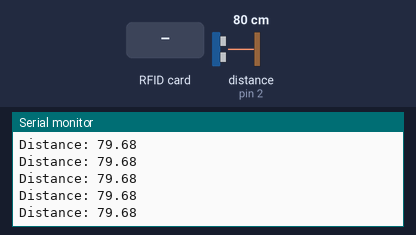
Recording of a sketch running on a simulated Arduino Uno, built with avr-gcc and run on an emulated ATmega328P. Shown: the last lines printed to the serial monitor. Wiring (inferred from the names in the program): ultrasonic range finder: trigger pin 3; echo pin 2. Inputs (shaded band) come from the test bench; at power-on: distance to the obstacle (sensor on pin 2) 80 cm. The echo pulse lasts 58.3 µs per cm.

Above: at 1.2 s.
1.3 s: distance to the obstacle (sensor on pin 2) set to 120 cm
At 1.49 s:
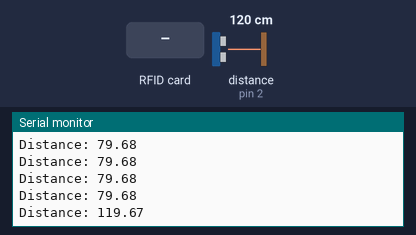
4.3 s: RFID card 5E 7A 19 C4 held to the reader
At 5.3 s:
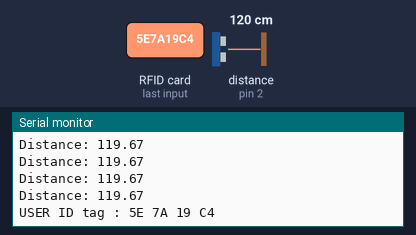
5.9 s: distance to the obstacle (sensor on pin 2) set to 2 cm
At 5.96 s:
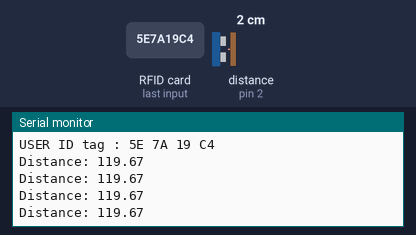
Timing chart, 0 to 8.9 s (numbered marks = the images above; inputs shaded):
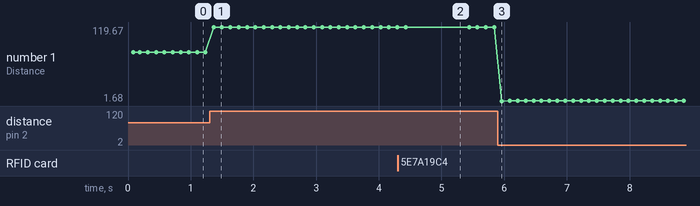

Measured:
- after the input at 1.3 s, the serial monitor: prints a new line after 0.07 s (image 1)
- after the input at 4.3 s, the serial monitor: prints a new line after 0.15 s (image 2)
- plotted number 1: 79.68 → 119.67 after the input at 1.3 s, 119.67 → 1.7 after the input at 5.9 s

The sketch:

arduino.ino
```cpp
#include <SPI.h>
#include <MFRC522.h>

#define SS_PIN 10
#define RST_PIN 9
MFRC522 myRFID(SS_PIN, RST_PIN);

const int trigPin = 3;
const int echoPin = 2;
float duration, distance;

void setup() {
  pinMode(trigPin, OUTPUT);
  pinMode(echoPin, INPUT);
  Serial.begin(9600);
  SPI.begin();        // Initiate  SPI bus
  myRFID.PCD_Init();  // Initiate MFRC522
  Serial.println("Please scan your RFID card...");
  Serial.println();
}

void loop() {
  digitalWrite(trigPin, LOW);
  delayMicroseconds(2);
  digitalWrite(trigPin, HIGH);
  delayMicroseconds(10);
  digitalWrite(trigPin, LOW);
  duration = pulseIn(echoPin, HIGH);
  distance = (duration * .0343) / 2;
  Serial.print("Distance: ");
  Serial.println(distance);

  // See if RFID card has been scanned
  if (myRFID.PICC_IsNewCardPresent()) {

    // an RFID card has been scanned and has UID
    if (myRFID.PICC_ReadCardSerial()) {

      //Show UID on serial monitor
      Serial.print("USER ID tag :");
      String content = "";

      for (byte i = 0; i < myRFID.uid.size; i++) {
        Serial.print(myRFID.uid.uidByte[i] < 0x10 ? " 0" : " ");
        Serial.print(myRFID.uid.uidByte[i], HEX);
        content.concat(String(myRFID.uid.uidByte[i] < 0x10 ? " 0" : " "));
        content.concat(String(myRFID.uid.uidByte[i], HEX));
      }
      Serial.println();
      delay(1000);
    }
  } else delay(100);
}
```
